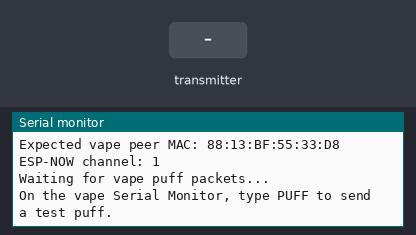
Simulated run of this sketch. Board: ESP32. Parts: the last lines printed to the serial monitor. Inputs (shaded band) come from the test bench.

Above: at 1.7 s.
1.8 s: the transmitter starts sending packetId = 0
At 2.11 s:
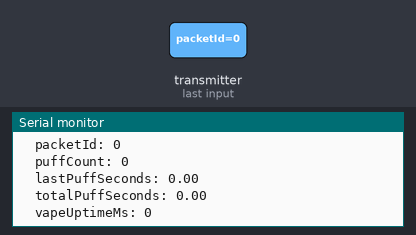
3.3 s: the transmitter starts sending puffCount = 1024
4.8 s: the transmitter starts sending lastPuffSeconds = 25
6.3 s: the transmitter starts sending totalPuffSeconds = 25
7.8 s: the transmitter starts sending uptimeMs = 1024
At 8.11 s:
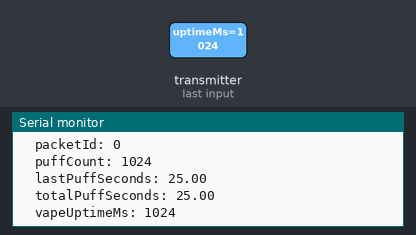

The sketch:

fadex_espnow_homebase_puff_test.ino
```cpp
#include <Arduino.h>
#include <WiFi.h>
#include <esp_now.h>
#include <esp_wifi.h>

// FadeX ESP-NOW homebase receiver test.
//
// Flash this sketch to the breadboard/homebase ESP32. It listens for puff
// packets from the vape ESP32 and prints each received puff to Serial Monitor.
//
// Homebase STA / ESP-NOW MAC used for this test:
//   88:57:21:7A:08:2C
//
// Vape STA / ESP-NOW MAC used for this test:
//   88:13:BF:55:33:D8

constexpr uint8_t ESPNOW_CHANNEL = 1;

constexpr uint8_t VAPE_MAC[6] = {
  0x88, 0x13, 0xBF, 0x55, 0x33, 0xD8
};

struct PuffPacket {
  uint32_t packetId;
  uint32_t puffCount;
  float lastPuffSeconds;
  float totalPuffSeconds;
  uint32_t uptimeMs;
};

struct AckPacket {
  bool accepted;
  uint32_t packetId;
  uint32_t puffCountSeen;
};

void printMac(const uint8_t *mac) {
  for (uint8_t i = 0; i < 6; ++i) {
    if (i > 0) {
      Serial.print(":");
    }
    if (mac[i] < 0x10) {
      Serial.print("0");
    }
    Serial.print(mac[i], HEX);
  }
}

bool registerPeer(const uint8_t *peerMac) {
  if (esp_now_is_peer_exist(peerMac)) {
    return true;
  }

  esp_now_peer_info_t peerInfo = {};
  memcpy(peerInfo.peer_addr, peerMac, 6);
  peerInfo.channel = ESPNOW_CHANNEL;
  peerInfo.encrypt = false;

  const esp_err_t result = esp_now_add_peer(&peerInfo);
  if (result != ESP_OK) {
    Serial.print("Failed to add ESP-NOW peer. Error code: ");
    Serial.println(result);
    return false;
  }

  return true;
}

void sendAck(const uint8_t *destinationMac, const PuffPacket &packet) {
  AckPacket ack = {};
  ack.accepted = true;
  ack.packetId = packet.packetId;
  ack.puffCountSeen = packet.puffCount;

  const esp_err_t result =
    esp_now_send(destinationMac, reinterpret_cast<const uint8_t *>(&ack), sizeof(ack));

  if (result != ESP_OK) {
    Serial.print("ACK send failed. Error code: ");
    Serial.println(result);
  }
}

void onDataRecv(const esp_now_recv_info *info, const uint8_t *data, int len) {
  const uint8_t *sourceMac = info->src_addr;

  Serial.println();
  Serial.print("Packet received from ");
  printMac(sourceMac);
  Serial.println();

  if (len != static_cast<int>(sizeof(PuffPacket))) {
    Serial.print("Ignored packet with unexpected size: ");
    Serial.print(len);
    Serial.print(" bytes. Expected ");
    Serial.print(sizeof(PuffPacket));
    Serial.println(" bytes.");
    return;
  }

  PuffPacket packet = {};
  memcpy(&packet, data, sizeof(packet));

  Serial.println("PUFF RECEIVED BY HOMEBASE");
  Serial.print("  packetId: ");
  Serial.println(packet.packetId);
  Serial.print("  puffCount: ");
  Serial.println(packet.puffCount);
  Serial.print("  lastPuffSeconds: ");
  Serial.println(packet.lastPuffSeconds, 2);
  Serial.print("  totalPuffSeconds: ");
  Serial.println(packet.totalPuffSeconds, 2);
  Serial.print("  vapeUptimeMs: ");
  Serial.println(packet.uptimeMs);

  registerPeer(sourceMac);
  sendAck(sourceMac, packet);
}

void setupEspNowRadio() {
  WiFi.mode(WIFI_STA);
  WiFi.disconnect();

  // Both test sketches force the same Wi-Fi channel so ESP-NOW can talk
  // without needing Blynk, a router, or any Wi-Fi credentials.
  esp_wifi_set_promiscuous(true);
  esp_wifi_set_channel(ESPNOW_CHANNEL, WIFI_SECOND_CHAN_NONE);
  esp_wifi_set_promiscuous(false);

  if (esp_now_init() != ESP_OK) {
    Serial.println("ESP-NOW init failed. Restart the board and try again.");
    while (true) {
      delay(1000);
    }
  }

  esp_now_register_recv_cb(onDataRecv);
  registerPeer(VAPE_MAC);
}

void printStartup() {
  Serial.println();
  Serial.println("FadeX homebase ESP-NOW puff receiver test");
  Serial.print("Homebase local STA MAC: ");
  Serial.println(WiFi.macAddress());
  Serial.print("Expected vape peer MAC: ");
  printMac(VAPE_MAC);
  Serial.println();
  Serial.print("ESP-NOW channel: ");
  Serial.println(ESPNOW_CHANNEL);
  Serial.println();
  Serial.println("Waiting for vape puff packets...");
  Serial.println("On the vape Serial Monitor, type PUFF to send a test puff.");
}

void setup() {
  Serial.begin(115200);
  delay(500);

  setupEspNowRadio();
  printStartup();
}

void loop() {
  delay(100);
}
```

Measured:
- after the input at 1.8 s, the serial monitor: prints a new line at once (image 1)
- after the input at 7.8 s, the serial monitor: prints a new line at once (image 2)
